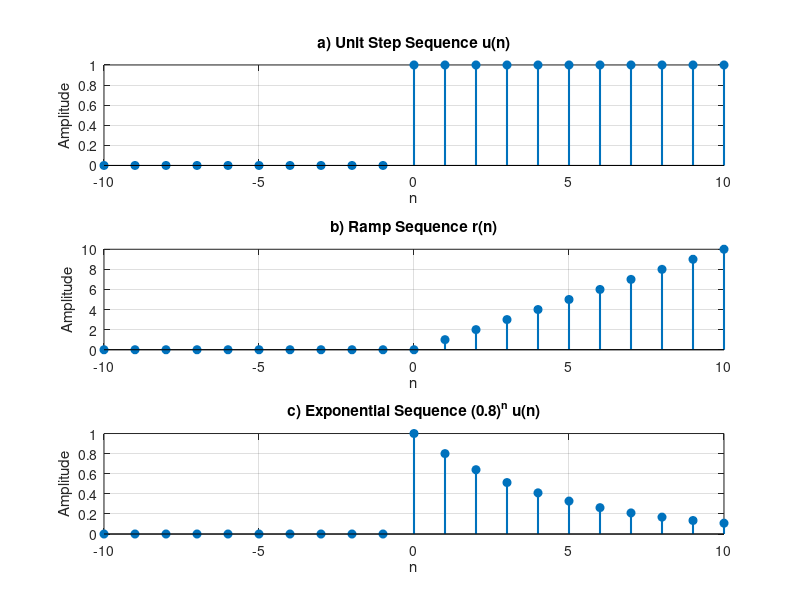
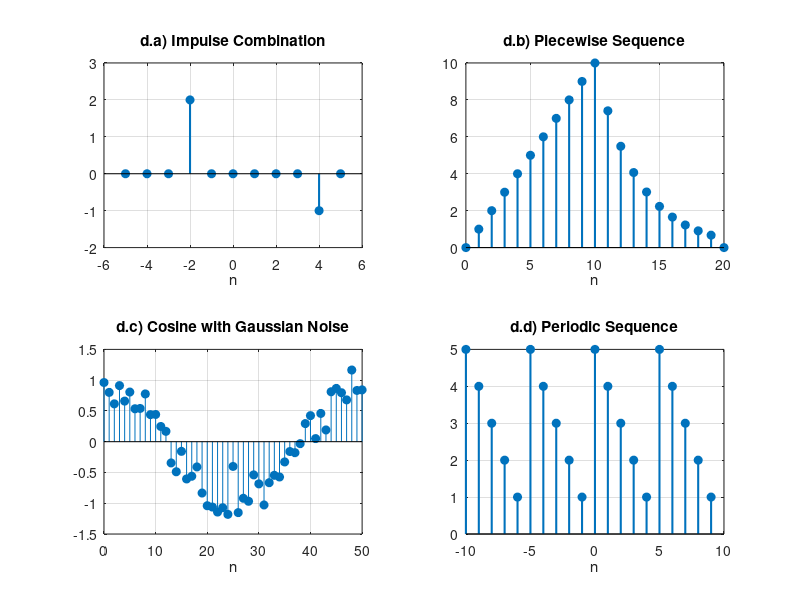
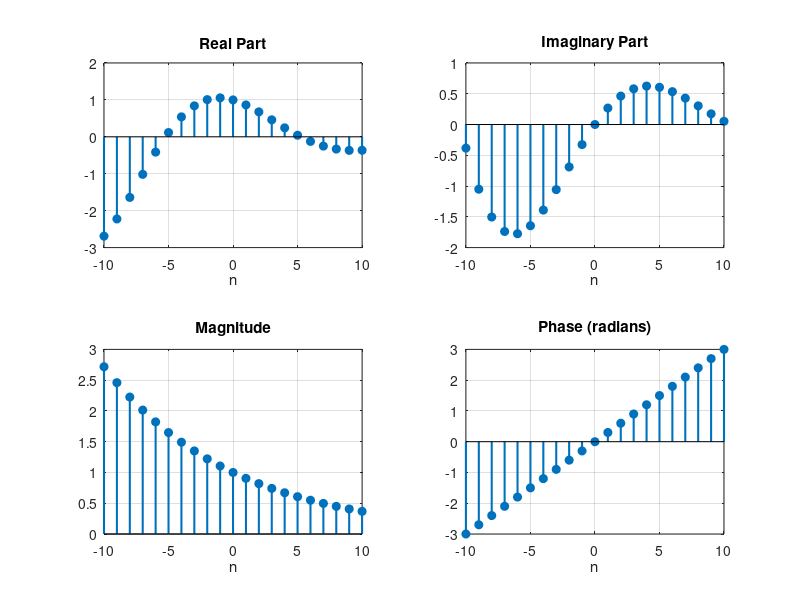

Here is the MATLAB script that generated these plots, in order:
% Clear workspace and close existing figures
clc;
clear;
close all;

% --- Helper Functions (defined as anonymous functions) ---
% Unit Step Function: u(n) = 1 for n >= 0, else 0
u = @(n) n >= 0;
% Impulse Function: delta(n) = 1 for n == 0, else 0
delta = @(n) n == 0;

%% Part (a), (b), (c): Basic Sequences
% Let's define an arbitrary range for these demonstration signals
n_basic = -10:10;

figure('Name', 'Basic Sequences', 'Color', 'w');

% a) Unit Step Sequence
subplot(3,1,1);
x_step = u(n_basic); 
stem(n_basic, x_step, 'filled', 'LineWidth', 1.5);
title('a) Unit Step Sequence u(n)');
xlabel('n'); ylabel('Amplitude'); grid on;

% b) Ramp Sequence: r(n) = n * u(n)
subplot(3,1,2);
x_ramp = n_basic .* u(n_basic);
stem(n_basic, x_ramp, 'filled', 'LineWidth', 1.5);
title('b) Ramp Sequence r(n)');
xlabel('n'); ylabel('Amplitude'); grid on;

% c) Exponential Sequence: e.g., x(n) = (0.8)^n * u(n)
subplot(3,1,3);
x_exp = (0.8).^n_basic .* u(n_basic);
stem(n_basic, x_exp, 'filled', 'LineWidth', 1.5);
title('c) Exponential Sequence (0.8)^n u(n)');
xlabel('n'); ylabel('Amplitude'); grid on;


%% Part (d): Specific Sequences over indicated intervals
figure('Name', 'Part D Sequences', 'Color', 'w');

% d.a) x(n) = 2*delta(n+2) - delta(n-4), -5 <= n <= 5
subplot(2,2,1);
n_a = -5:5;
x_a = 2*delta(n_a + 2) - delta(n_a - 4);
stem(n_a, x_a, 'filled', 'LineWidth', 1.5);
title('d.a) Impulse Combination');
xlabel('n'); grid on; axis([-6 6 -2 3]);

% d.b) x(n) = n[u(n)-u(n-10)] + 10e^-0.3(n-10)[u(n-10)-u(n-20)]
subplot(2,2,2);
n_b = 0:20;
% Note: Using logical indexing for the windows
term1 = n_b .* (u(n_b) - u(n_b - 10)); 
term2 = 10 * exp(-0.3*(n_b - 10)) .* (u(n_b - 10) - u(n_b - 20));
x_b = term1 + term2;
stem(n_b, x_b, 'filled', 'LineWidth', 1.5);
title('d.b) Piecewise Sequence');
xlabel('n'); grid on;

% d.c) x(n) = cos(0.04*pi*n) + 0.2w(n), 0 <= n <= 50
% w(n) is Gaussian noise (zero mean, unit variance)
subplot(2,2,3);
n_c = 0:50;
w_n = randn(size(n_c)); % randn generates Gaussian noise
x_c = cos(0.04*pi*n_c) + 0.2*w_n;
stem(n_c, x_c, 'filled');
title('d.c) Cosine with Gaussian Noise');
xlabel('n'); grid on;

% d.d) Periodic sequence {5,4,3,2,1} repeated
% Interval: -10 <= n <= 9 (Total 20 samples)
subplot(2,2,4);
n_d = -10:9;
pattern = [5, 4, 3, 2, 1];
% The range is length 20. Pattern is length 5. It fits 4 times.
x_d = repmat(pattern, 1, 4); 
stem(n_d, x_d, 'filled', 'LineWidth', 1.5);
title('d.d) Periodic Sequence');
xlabel('n'); grid on;


%% Part (e): Complex-valued signal
% x(n) = exp((-0.1 + j0.3)n), -10 <= n <= 10
figure('Name', 'Complex Signal', 'Color', 'w');
n_e = -10:10;
x_e = exp((-0.1 + 1j*0.3) .* n_e);

% Complex signals have Real/Imaginary parts or Magnitude/Phase
subplot(2,2,1);
stem(n_e, real(x_e), 'filled', 'LineWidth', 1.5);
title('Real Part'); xlabel('n'); grid on;

subplot(2,2,2);
stem(n_e, imag(x_e), 'filled', 'LineWidth', 1.5);
title('Imaginary Part'); xlabel('n'); grid on;

subplot(2,2,3);
stem(n_e, abs(x_e), 'filled', 'LineWidth', 1.5);
title('Magnitude'); xlabel('n'); grid on;

subplot(2,2,4);
stem(n_e, angle(x_e), 'filled', 'LineWidth', 1.5);
title('Phase (radians)'); xlabel('n'); grid on;
